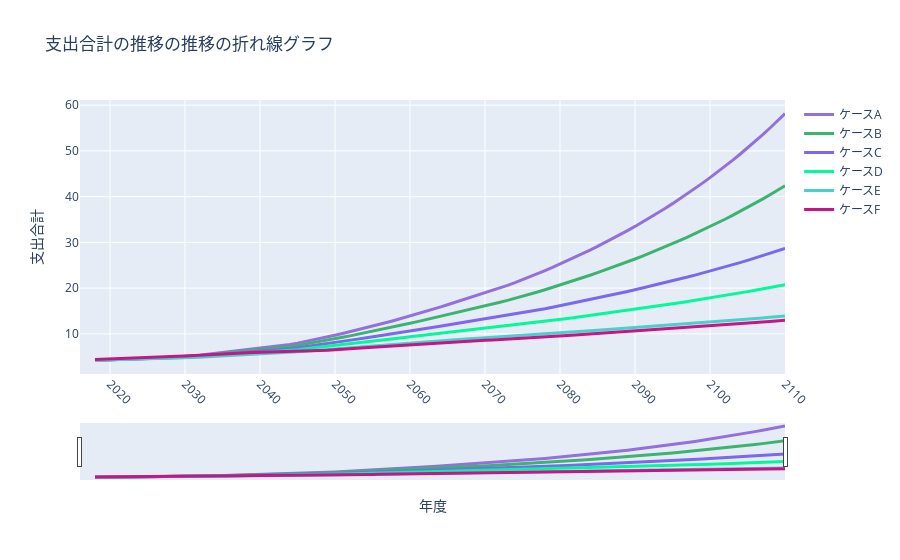

The cell this chart's notebook holds for it:
### Code cell
fig = go.Figure()
fig.add_trace(go.Scatter(x=aws['年度'], y=aws['支出合計'], name='ケースA',
                         line=dict(color='mediumpurple', width=3),
                         hovertext=(aws['年度'],aws['支出合計'])))
fig.add_trace(go.Scatter(x=bws['年度'], y=bws['支出合計'], name='ケースB',
                         line=dict(color='mediumseagreen', width=3),
                         hovertext=(bws['年度'],bws['支出合計'])))
fig.add_trace(go.Scatter(x=cws['年度'], y=cws['支出合計'], name='ケースC',
                         line=dict(color='mediumslateblue', width=3),
                         hovertext=(cws['年度'],cws['支出合計'])))
fig.add_trace(go.Scatter(x=dws['年度'], y=dws['支出合計'], name='ケースD',
                         line=dict(color='mediumspringgreen', width=3),
                         hovertext=(cws['年度'],dws['支出合計'])))
fig.add_trace(go.Scatter(x=ews['年度'], y=ews['支出合計'], name='ケースE',
                         line=dict(color='mediumturquoise', width=3),
                         hovertext=(cws['年度'],ews['支出合計'])))
fig.add_trace(go.Scatter(x=fws['年度'], y=fws['支出合計'], name='ケースF',
                         line=dict(color='mediumvioletred', width=3),
                         hovertext=(cws['年度'],fws['支出合計'])))

fig.update_layout(title='支出合計の推移の推移の折れ線グラフ',
                   xaxis_title='年度',
                   yaxis_title='支出合計')
fig.update_layout(xaxis_range=['2016', '2110'],
                 xaxis_rangeslider_visible=True)
fig.update_xaxes(tickangle=45)
fig.write_html(f'output/loss_all.html', auto_open=False)
fig.show()
